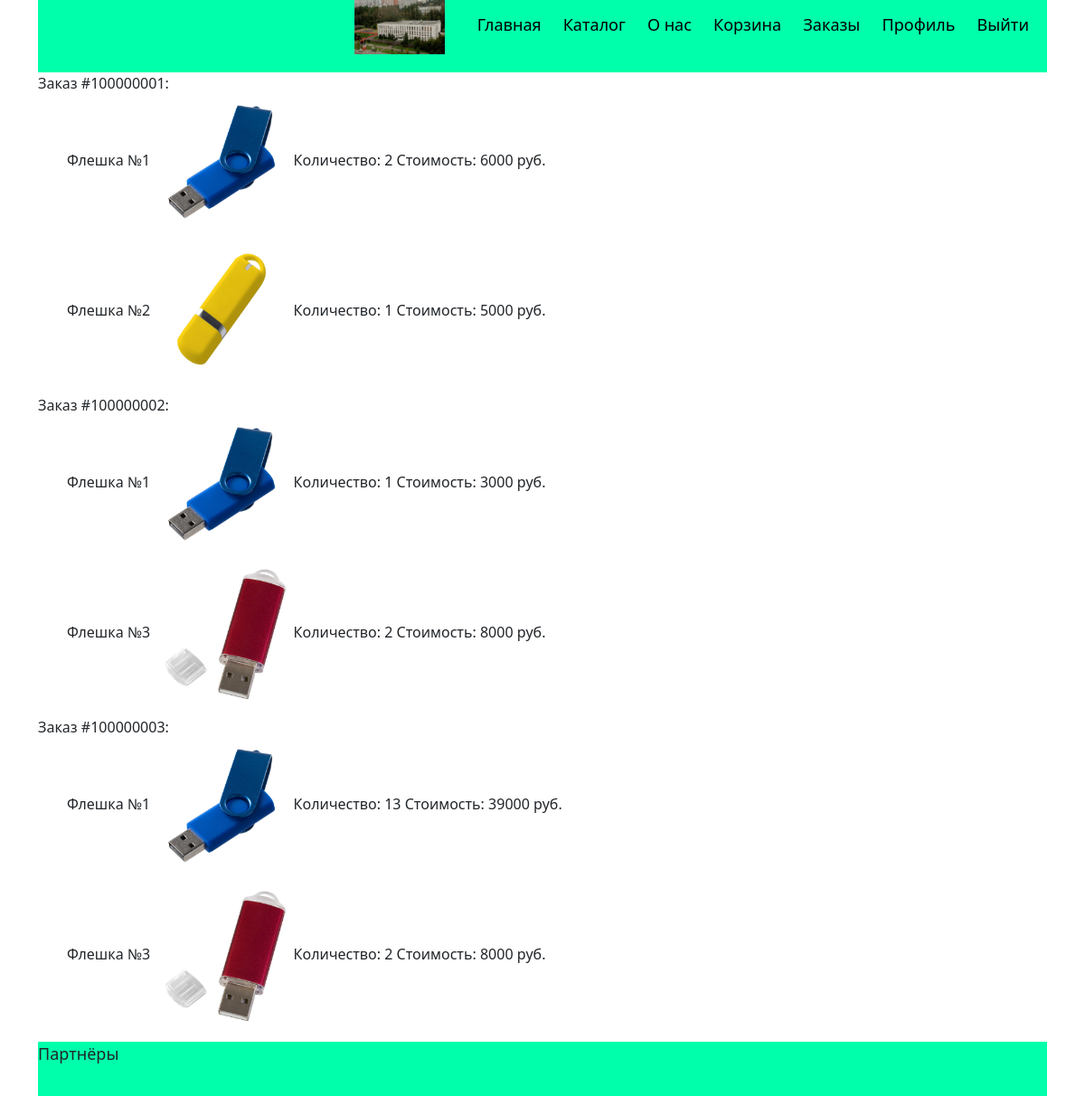
Before: /orders/ (signed in) with the older database file.
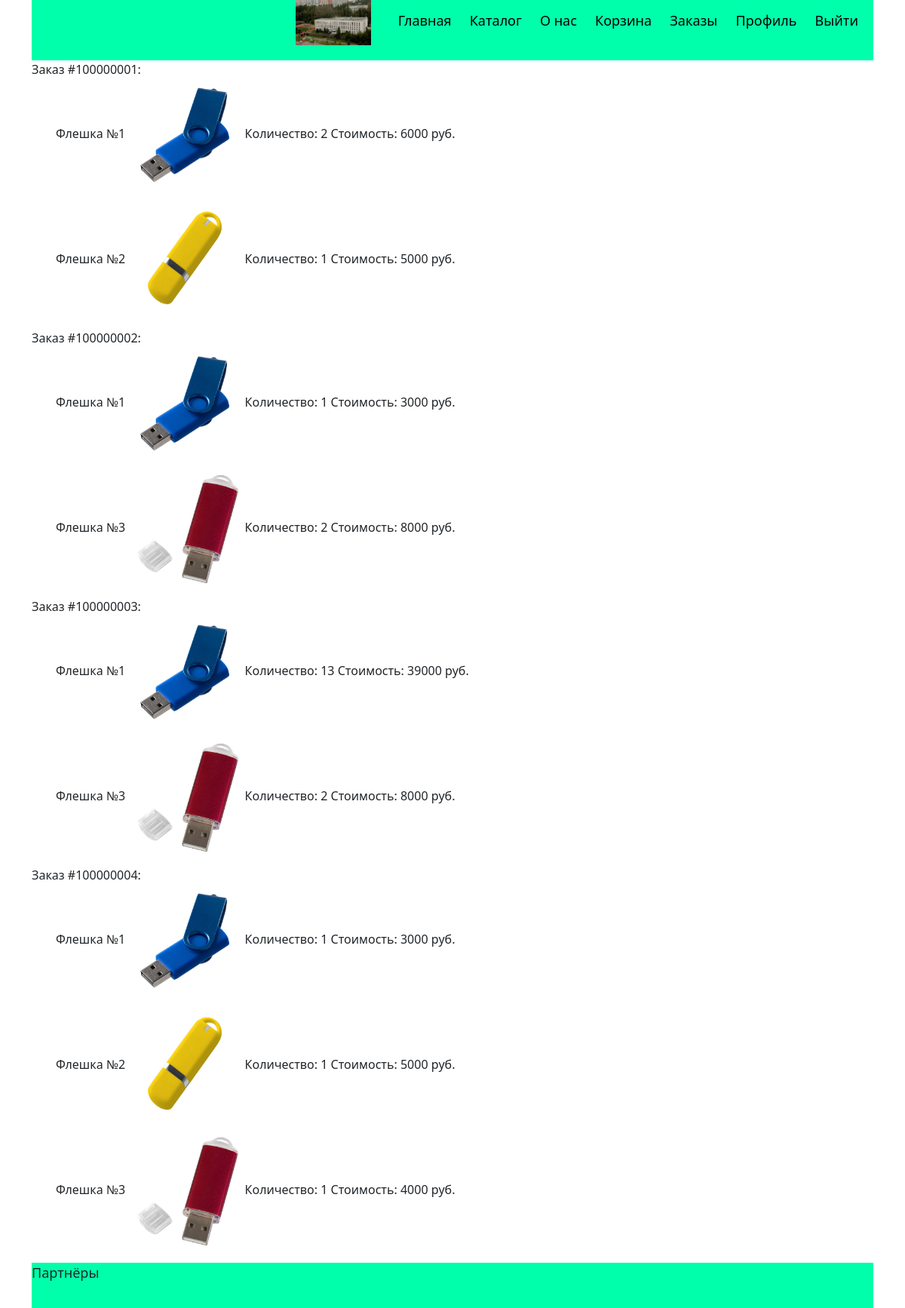
After: the same page with the newer database file.
### ORM.py (models this page shows, shortened)
class Orders(db.Model):
    id = db.Column(db.Integer, primary_key=True)
    number_of_order = db.Column(db.Integer)
    quantity = db.Column(db.Integer, nullable=False)
    good_id = db.Column(db.Integer, db.ForeignKey('goods.id'))
    good = db.relationship('Goods', backref=db.backref('orders', lazy=False))
    customer_id = db.Column(db.Integer, db.ForeignKey('customers.id'))
    customer = db.relationship('Customers', backref=db.backref('orders', lazy=False))
    date = db.Column(db.DateTime, nullable=False)
    status = db.Column(db.String(80), nullable=False)

class Goods(db.Model):
    id = db.Column(db.Integer, primary_key=True)
    name = db.Column(db.String(80), nullable=False)
    quantity = db.Column(db.Integer, nullable=False)
    description = db.Column(db.String(200))
    price_id = db.Column(db.Integer, db.ForeignKey('prices.id'))
    price = db.relationship('Prices', backref=db.backref('good', lazy=False))
    photo_link = db.Column(db.String(80))
    colour = db.Column(db.String(80))
    category_id = db.Column(db.Integer, db.ForeignKey('categories.id'))
    category = db.relationship('Categories', backref=db.backref('goods', lazy=False))

class Prices(db.Model):
    id = db.Column(db.Integer, primary_key=True)
    price = db.Column(db.Integer, nullable=False)
    start_date = db.Column(db.DateTime, nullable=False)
    end_date = db.Column(db.DateTime, nullable=False)

### main.py (the view)
@app.route('/orders/')
def orders():
    login = session.get('login')
    if not login:
        return redirect(url_for('main'), code=302)
    orders_dict = dict()
    for i in list(filter(lambda x: x.customer.login==login,Orders.query.all())):
        if i.number_of_order not in orders_dict:
            orders_dict[i.number_of_order]=[i]
        else:
            orders_dict[i.number_of_order].append(i)
    return render_template('orders.html',orders=orders_dict)

### templates/orders.html (shortened to what this page needs)
{% extends "base.html" %}
{% block content %}
    {%for order in orders %}
    <div>
        <div>Заказ #{{order}}:</div>
        {% for item in orders[order] %}
            <div>
                <ul>
                    <li class="order_item">{{ item.good.name }}</li>
                    <li class="order_item"><img class="order_image" src="{{ url_for('static', filename=item.good.photo_link) }}" alt={{item.good.name}}></li>
                    <li class="order_item">Количество: {{ item.quantity }}</li>
                    <li class="order_item">Стоимость: {{ item.good.price.price*item.quantity }} руб.</li>
                </ul>
            </div>
        {% endfor %}
    </div>
    {% endfor %}
{% endblock %}

### templates/base.html (shortened to what this page needs)
<!DOCTYPE html>
<html lang="en">
<head>
    <link href="https://cdn.jsdelivr.net/npm/bootstrap@5.1.3/dist/css/bootstrap.min.css" rel="stylesheet">
    <link rel="stylesheet" type="text/css" href="{{ url_for('static', filename='style.css') }}">
</head>
<body>
    <div class="container">
        <header>
            <img class='logot' src="{{ url_for('static', filename='log.jpg') }}" alt="Логотип"></a>
            <ul class="menu_links">
                <li class='menu_link'><a href="/">Главная</a></li>
                <li class='menu_link'><a href="/catalog/">Каталог</a></li>
                <li class='menu_link'><a href="/about_us/">О нас</a></li>
                {% if session['login'] %}
                    <li class='menu_link'><a href="/shopping_cart/">Корзина</a></li>
                    <li class='menu_link'><a href="/orders/">Заказы</a></li>
                    <li class='menu_link'><a href="/profile/">Профиль</a></li>
                    <li class='menu_link'><a href="/sign_out/">Выйти</a></li>
                {% else %}
                    <li class='menu_link'><a href="/sign_in/">Авторизация</a></li>
                    <li class='menu_link'><a href="/registration/">Регистрация</a></li>
                {% endif %}
            </ul>
        </header>
        <div>{% block content %}{% endblock %}</div>
        <footer>
            <p>Партнёры</p>
        </footer>
    </div>
</body>
</html>

### static/Style.css (style rules this page uses)
ul { list-style-type:none }
header { width: 100%; background-color: #0FA; height: 80px; text-align: right; }
footer { background-color: #0FA; height: 60px; margin-top: 20px; }
a { text-decoration: none; color: black; font-size: large; }
p { font-size: large; }
.logot { width: 100px; height: 60px; display: inline-block; }
.menu_links { margin-left: auto; margin-right: 0; display: inline-block; }
.menu_link { text-align: right; display: inline-block; margin-right: 20px; }
.container { margin: 0 auto; width: 100%; }
.order_item { display: inline-block; }
.order_image { width: 150px; height: 150px; display: inline-block; }

Changed rows visible on the page:
added Orders: number_of_order "100000004", good.name "Флешка №1", photo_link (picture), quantity "1", item.good.price.price*item.quantity "3000"
added Orders: good.name "Флешка №2", photo_link (picture), quantity "1", item.good.price.price*item.quantity "5000", shown under "100000004"
added Orders: good.name "Флешка №3", photo_link (picture), quantity "1", item.good.price.price*item.quantity "4000", shown under "100000004"
